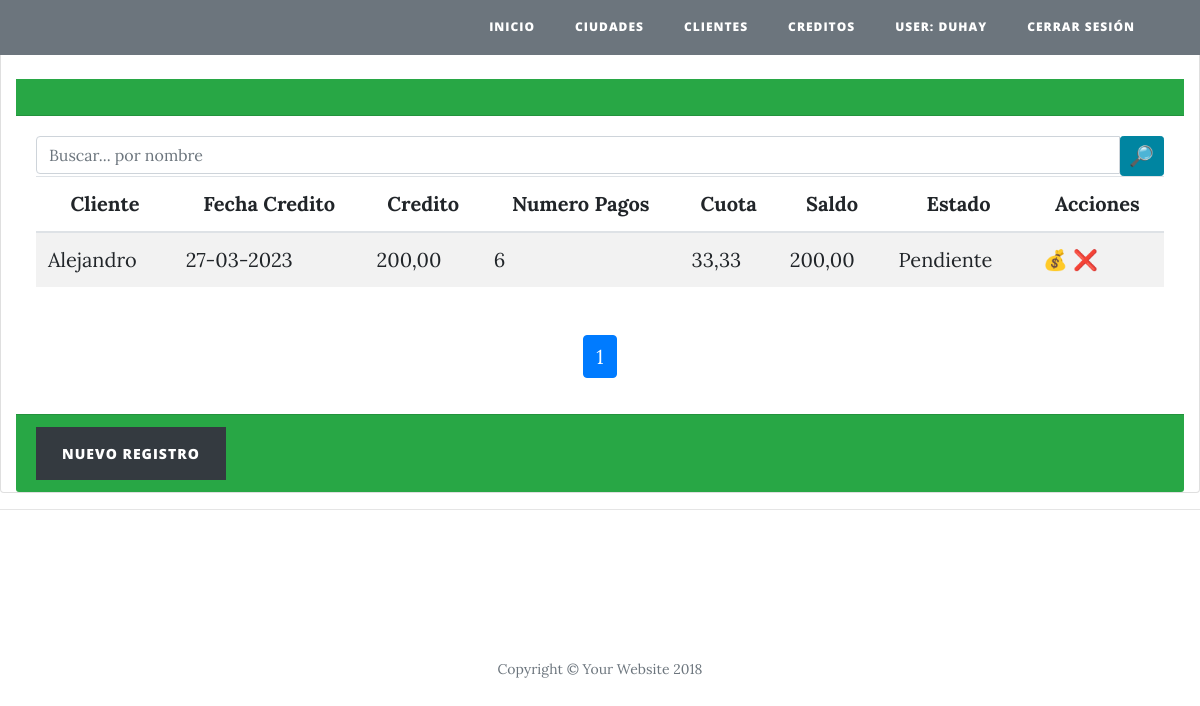
/cuenta/ (signed in), run on the app's committed database.
### Core/models.py (models this page shows, shortened)
class CuentaCobrar(models.Model):
    cliente = models.ForeignKey(Cliente, on_delete=models.CASCADE)
    usuario = models.ForeignKey(User, on_delete=models.PROTECT, null=True, blank=True)
    fecha_credito = models.DateField(default=now)
    credito = models.DecimalField("credito",max_digits=10,decimal_places=2,default=Decimal(0))
    saldo = models.DecimalField(max_digits=10,decimal_places=2,default=Decimal(0))
    numero_pagos = models.IntegerField(default=3)
    cuota = models.DecimalField(max_digits=10, decimal_places=2, default=Decimal(0))
    motivo = models.CharField(max_length=200)
    fecha_primer_pago = models.DateField(blank=True, null=True)
    estado = models.CharField(max_length=2, choices=estado_pago,default=estado_pago[0][0])
    class Meta:
        verbose_name = "Cuenta por Cobrar"
        verbose_name_plural = "Cuentas por Cobrar"

class Cliente(models.Model):
    nombre = models.CharField("Cliente",max_length=50)
    cedula = models.CharField("Cedula",max_length=10)
    foto = models.FileField(upload_to='clientes/fotos', null=True, blank=True)
    email = models.EmailField("Correo")
    ciudad = models.ForeignKey(Ciudad,on_delete=models.PROTECT,null=True,blank=True)
    sexo = models.CharField("Sexo", choices=genero, default=genero[0][0], max_length=1)
    cupo = models.DecimalField("Cupo",max_digits=10,decimal_places=2,default=Decimal(0))
    estado = models.BooleanField('Estado', default = True)
    fecha_creacion = models.DateField('Fecha de creación', auto_now = True, auto_now_add = False)

### Core/views.py (the view, shortened to what this page needs)
# urls.py: path('cuenta/', CuentaCobrarListView.as_view(), name='cuenta'),
class CuentaCobrarListView(ListView):
    model = CuentaCobrar
    template_name = 'cuenta_x_cobrar/listado_cuenta_cobrar.html'
    context_object_name = 'cuentas_cobrar'
    paginate_by = 10
    def get_queryset(self):
        return super().get_queryset().order_by('cliente__nombre')

### Core/templates/cuenta_x_cobrar/listado_cuenta_cobrar.html
{% extends 'list.html' %}
{% block columns %}
    <tr>
       <th>Cliente</th>
       <th>Fecha Credito</th>
       <th>Credito</th>
       <th>Numero Pagos</th>
       <th>Cuota</th>
       <th>Saldo</th>
       <th>Estado</th>
       <th>Acciones</th>
    </tr>
{% endblock %}
{% block rows %}
  {% for cuenta in cuentas_cobrar %}
    <tr>
       <td>{{cuenta.cliente.nombre}}</td>
       <td>{{cuenta.fecha_credito|date:"d-m-Y" }}</td>
        <td>{{cuenta.credito}}</td>
       <td>{{cuenta.numero_pagos}}</td>
       <td>{{cuenta.cuota}}</td>
       <td>{{cuenta.saldo}}</td>
       <td>{% if cuenta.estado == 1 %}Pagado{% else %}Pendiente{% endif %}</td>
       <td >
          <a href="{% url 'editar_cuenta' cuenta.id %}">💰</a>
          <a href="{% url 'eliminar_cuenta' cuenta.id %}">❌</a>
       </td>
    </tr>
   {% endfor %}
{% endblock %}
{% block botones_pie %}
   <a class="btn btn-dark" href="{% url 'crear_cuentas_cobrar' %}">Nuevo Registro</a>
{% endblock %}

### Core/templates/index.html (shortened to what this page needs)
{% load static %}
<!DOCTYPE html>
<html lang="es">
  <head>
    <link href="{% static 'vendor/bootstrap/css/bootstrap.min.css' %}" rel="stylesheet">
    <link href="{% static 'vendor/fontawesome-free/css/all.min.css' %}" rel="stylesheet" type="text/css">
    <link href="{% static 'css/clean-blog.min.css' %}" rel="stylesheet">
  </head>
  <body>
    <nav class="navbar navbar-expand-lg navbar-light bg-secondary fixed-top" id="mainNav">
      <div class="container">
        <a class="navbar-brand" href="{% url 'inicio' %}">{{ title }}</a>
        <div class="collapse navbar-collapse" id="navbarResponsive">
          <ul class="navbar-nav ml-auto">
            <li class="nav-item">
              <a class="nav-link" href="{% url 'inicio' %}">Inicio</a>
            </li>
            <li class="nav-item">
              <a class="nav-link" href="{% url 'ciudad' %}">Ciudades</a>
            </li>
            <li class="nav-item">
              <a class="nav-link" href="{% url 'clientes' %}">Clientes</a>
            </li>
            <li class="nav-item">
              <a class="nav-link" href="{% url 'cuenta' %}">Creditos</a>
            </li>
            <li class="nav-item">
              <a class="nav-link" href="#">User: {{ user.username }}</a>
            </li>
            <li class="nav-item">
              <a class="nav-link" href="{% url 'logout' %}">Cerrar Sesión</a>
            </li>
          </ul>
        </div>
      </div>
    </nav>
    {% block contenido %}{% endblock %}
    <hr>
    <footer>
      <div class="container">
        <div class="row">
          <div class="col-lg-8 col-md-10 mx-auto">
            <ul class="list-inline text-center">
              <li class="list-inline-item">
                <a href="#">
                  <span class="fa-stack fa-lg">
                    <i class="fas fa-circle fa-stack-2x"></i>
                    <i class="fab fa-twitter fa-stack-1x fa-inverse"></i>
                  </span>
                </a>
              </li>
              <li class="list-inline-item">
                <a href="#">
                  <span class="fa-stack fa-lg">
                    <i class="fas fa-circle fa-stack-2x"></i>
                    <i class="fab fa-facebook-f fa-stack-1x fa-inverse"></i>
                  </span>
                </a>
              </li>
              <li class="list-inline-item">
                <a href="#">
                  <span class="fa-stack fa-lg">
                    <i class="fas fa-circle fa-stack-2x"></i>
                    <i class="fab fa-github fa-stack-1x fa-inverse"></i>
                  </span>
                </a>
              </li>
            </ul>
            <p class="copyright text-muted">Copyright &copy; Your Website 2018</p>
          </div>
        </div>
      </div>
    </footer>
  </body>
</html>

### data on the page
CuentaCobrar: cliente.nombre "Alejandro", fecha_credito "27-03-2023", credito "200,00", numero_pagos "6", cuota "33,33", saldo "200,00", estado "Pendiente"

### other printed values
{{ user.username }} "DUHAY"
{{ i }} "1"
